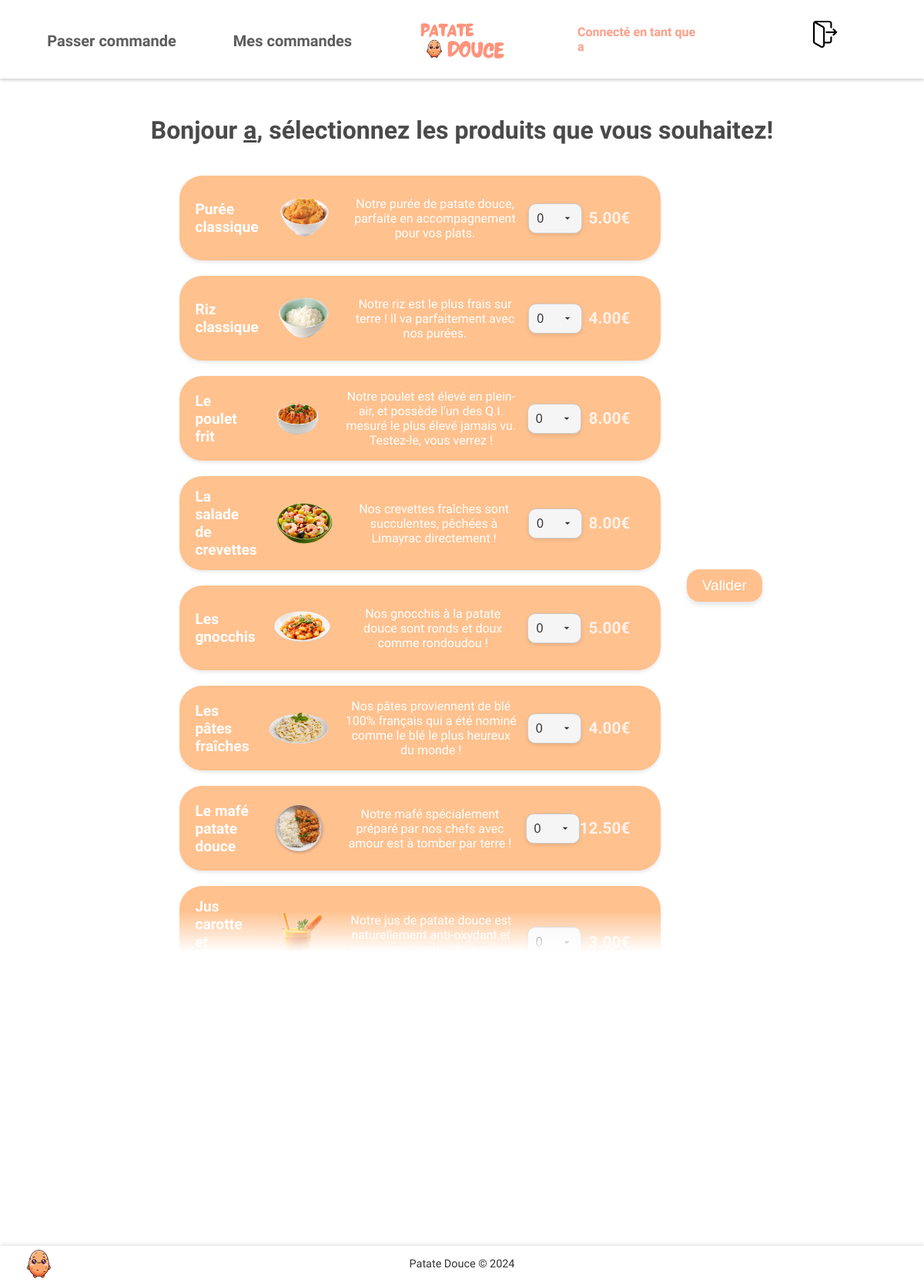
/commander.php (signed in), run on the app's committed database.
### tables this page shows
CREATE TABLE `produit` (
  `id_produit` int(11) NOT NULL,
  `libelle` varchar(255) DEFAULT NULL,
  `description` varchar(255) DEFAULT NULL,
  `prix_ht` decimal(15,2) DEFAULT NULL
);

### commander.php (the view, shortened to what this page needs)
<?php
include "functions/functions.php";
$rows = fetch_produits();
?>
<!DOCTYPE html>
<html lang="fr">
<head>
    <link rel="stylesheet" href="css/main.css">
</head>
<body>
    <h2>Bonjour <u><?php echo $_SESSION['pseudo']; ?></u>, sélectionnez les produits que vous souhaitez!</h2>
    <form action="<?php $_SERVER["PHP_SELF"] ?>" method="POST">
        <div class="table-et-bouton-container">
            <div class="table-container">
                <table class="table-produit">
                    <?php
                    foreach ($rows as $row) {
                        echo '
                <tr>
                    <td class="produit-info">
                        <div class="produit-gauche">
                            <span class="produit-libelle">' . $row['libelle'] . '</span>
                            <img src="images/' . $row['libelle'] . '.png" alt="' . $row['libelle'] . '" class="produit-image">
                        </div>
                        <div class="produit-description">
                            <span> ' . $row['description'] . '</span>
                        </div>
                        <div class="produit-droite">
                        <select class="produit-quantite" name="quantites[' . $row['id_produit'] . ']">';
                        foreach (range(0, 10) as $i) {
                            echo '<option value="' . $i . '">' . $i . '</option>';
                        }
                        echo '
                        </select>
                    </div>
                        <div class="produit-droite">
                            <span class="produit-prix"> ' . $row['prix_ht'] . '€</span>
                        </div>
                    </td>
                </tr>';
                    }
                    ?>
                </table>
            </div>
            <div class="bouton-container">
                <input class="bouton-valider" type="submit" name="submit" value="Valider" required="required" id="submit"></a>
            </div>
    </form>
</body>
</html>

### css/main.css (style rules this page uses)
body, html { margin: 0; padding: 0; font-family: 'Quicksand', sans-serif; }
body { padding-top: 80px; }
h2 { font-size: 2em; text-align: center; color: #4a4a4a; margin: 20px 0 20px 0; }
.table-et-bouton-container { display: flex; justify-content: center; margin: auto; max-width: 65%; }
.table-container { max-height: 65vh; margin-right: 3%; margin-left: 3%; margin-bottom: 3%; max-width: 100%; padding-right: 10px; overflow-y: scroll; scrollbar-color: rgb(255, 218, 199) rgb(255, 255, 255); scrollbar-width: thin; --mask: linear-gradient(to bottom, rgba(0, 0, 0, 1) 0, rgba(0, 0, 0, 1) 90%, rgba(0, 0, 0, 0) 95%, rgba(0, 0, 0, 0) 0) 100% 50% / 100% 100% repeat-x; -webkit-mask: var(--mask); mask: var(--mask); flex: 1; }
.table-produit { width: 100%; border-collapse: separate; border-spacing: 0 20px; }
.produit-info { display: flex; justify-content: space-between; align-items: center; padding: 15px 20px; background-color: #ffc18e; border-radius: 30px; box-shadow: 0 2px 5px rgba(0, 0, 0, 0.1); transition: background-color 0.3s ease; transition: transform 0.3s ease; min-height: 80px; }
.produit-gauche { display: flex; align-items: center; flex-basis: 35%; }
.produit-droite { display: flex; align-items: center; justify-content: flex-end; flex-basis: 15%; }
.produit-libelle { color: white; font-size: 1.2em; font-weight: bold; margin-right: 20px; text-align: left; }
.produit-image { max-width: 80px; height: auto; margin-right: 20px; }
.produit-description { flex-basis: 40%; text-align: center; font-size: 1em; color: #ffffff; font-weight: normal; }
.produit-prix { font-size: 1.3em; font-weight: bold; color: #fff2e9; margin-right: 20px; text-align: right; }
.produit-quantite { padding: 10px; font-size: 1em; border-radius: 10px; background-color: #f5f5f5; border: 1px solid #ccc; color: #333; appearance: none; box-shadow: 0 2px 5px rgba(0, 0, 0, 0.1); cursor: pointer; transition: background-color 0.3s ease, border-color 0.3s ease; }
.produit-quantite { background-repeat: no-repeat; background-position: right 10px center; background-size: 16px; padding-right: 40px; }
.bouton-container { display: flex; align-items: center; justify-content: left; vertical-align: middle; }
.bouton-valider { padding: 10px 20px; font-size: 1.2em; color: #fff; background-color: #ffb477d4; border: none; border-radius: 16px; cursor: pointer; box-shadow: 0 4px 6px rgba(0, 0, 0, 0.1); transition: background-color 0.3s ease, transform 0.3s ease; }

### data on the page
produit: libelle "Purée classique", libelle (picture), description "Notre purée de patate douce, parfaite en accompagnement pour vos plats.", id_produit "0", prix_ht "5.00"
produit: libelle "Riz classique", libelle (picture), description "Notre riz est le plus frais sur terre ! Il va parfaitement avec nos purées.", id_produit "0", prix_ht "4.00"
produit: libelle "Le poulet frit", libelle (picture), description "Notre poulet est élevé en plein-air, et possède l'un des Q.I. mesuré le plus élevé jamais vu. Testez-le, vous verrez !", id_produit "0", prix_ht "8.00"
produit: libelle "La salade de crevettes", libelle (picture), description "Nos crevettes fraîches sont succulentes, pêchées à Limayrac directement !", id_produit "0", prix_ht "8.00"
produit: libelle "Les gnocchis", libelle (picture), description "Nos gnocchis à la patate douce sont ronds et doux comme rondoudou !", id_produit "0", prix_ht "5.00"
produit: libelle "Les pâtes fraîches", libelle (picture), description "Nos pâtes proviennent de blé 100% français qui a été nominé comme le blé le plus heureux du monde !", id_produit "0", prix_ht "4.00"
produit: libelle "Le mafé patate douce", libelle (picture), description "Notre mafé spécialement préparé par nos chefs avec amour est à tomber par terre !", id_produit "0", prix_ht "12.50"
produit: libelle "Jus carotte et patate douce", libelle (picture), description "Notre jus de patate douce est naturellement anti-oxydant et sans sucre ajouté ! Il se marie bien avec notre mafé.", id_produit "0", prix_ht "3.00"

### other printed values
$_SESSION['pseudo'] "a"
